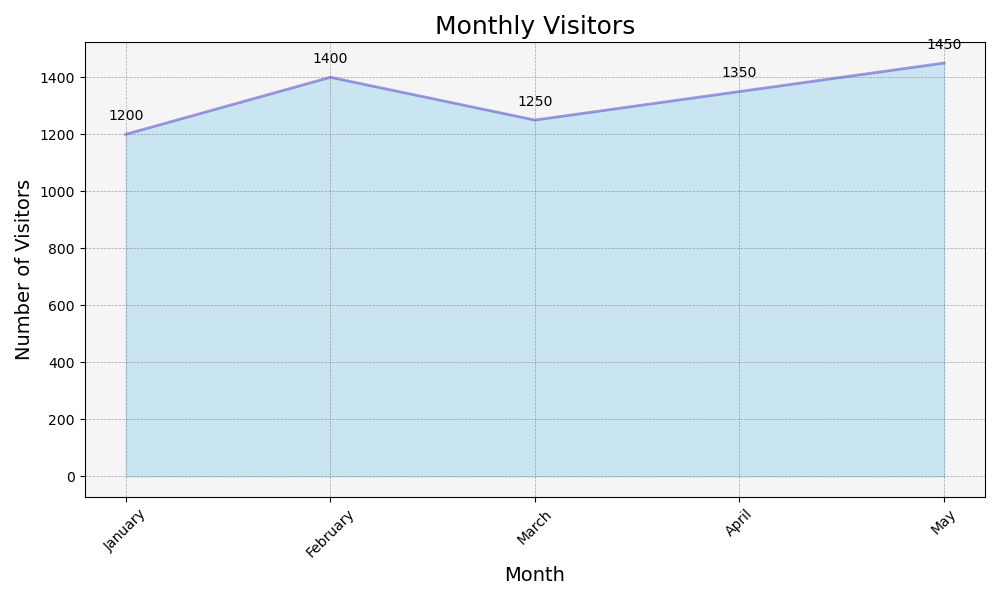

The script that drew this image:

import matplotlib.pyplot as plt
import numpy as np

# Provided data
data = [
    {'Month': 'January', 'Visitors': 1200},
    {'Month': 'February', 'Visitors': 1400},
    {'Month': 'March', 'Visitors': 1250},
    {'Month': 'April', 'Visitors': 1350},
    {'Month': 'May', 'Visitors': 1450}
]

# Extracting Month and Visitors from the data
months = [entry['Month'] for entry in data]
visitors = np.array([entry['Visitors'] for entry in data])

# Set up the figure and axis
fig, ax = plt.subplots(figsize=(10, 6))

# Create an area chart
ax.fill_between(months, visitors, color="skyblue", alpha=0.4)
ax.plot(months, visitors, color="Slateblue", alpha=0.6, linewidth=2)

# Adding details
ax.set_title('Monthly Visitors', fontsize=18)     # Set the title
ax.set_xlabel('Month', fontsize=14)               # Set the x-axis label
ax.set_ylabel('Number of Visitors', fontsize=14)  # Set the y-axis label

# Customizing the grid
ax.grid(color='grey', linestyle='--', linewidth=0.5, alpha=0.7)

# Highlight the data points on the line
for i in range(len(months)):
    plt.text(months[i], visitors[i] + 50, f"{visitors[i]}", ha='center')

# Beautify the plot
ax.set_facecolor('whitesmoke')           # Set the background color for the plot
plt.xticks(rotation=45)                   # Rotate the x-axis labels for better readability
plt.tight_layout()                        # Adjust plot parameters to give some padding

# Show the plot
plt.show()
